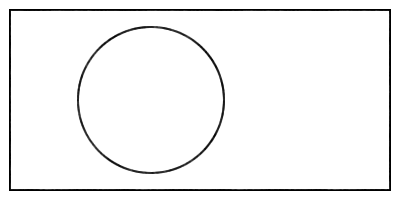
#> input picture circleRectangle.jpg, 400 x 200 px
$ python detect.py
#> lines starting #> are read from the running program, lines starting #| are printed output that depends on the picture; after the words box and inside, x2 and y2 are one past the last pixel; in counts of white or black regions, pixels touching at a corner belong together; long printed decimals are rounded
from cv2 import cv2
import numpy as np
import matplotlib.pyplot as plt

# Finds height and width of rectangle given set of four lines
# Params: Set of Lines (List of 2 endpoints)
# Return Width, Height of Rectangle
def find_pixel_dimensions(lines):
    width_lines = []
    height_lines = []

    # if no lines were found just return 0 for both width and height
    if lines is None:
        return 0, 0

    #iterate through all the found lines (should be set of 4)
    for line in lines:
        # check if vertical line (x coordinate is the same)
        if line[0][0] == line[0][2]:
            width_lines.append(line)
        #check if horizontal line (y coordinate is the same)
        elif line[0][1] == line[0][3]:
            height_lines.append(line)

    # calculate width by finding pixel difference between x coordinates on vertical lines
    width = abs(width_lines[0][0][0] - width_lines[1][0][0])

    # calculate height by finding pixel difference between y coordinates on horizontal lines
    height = abs(height_lines[0][0][1] - height_lines[1][0][1])

    return width, height

# Samples the Boundary of the rectangle based on the reference object and forms a set of points outlining the rectangle
# Params:
def outline_shape():
    return

# Translates Pixel Distances to Real Distance Measurements given reference object dimensions
# Uses Simple Ratio Technique to extrapolate dimensions
# Note: Reference object constant as Circle (Diameter needs to be given); Give real measurement in millimeters
# Params: reference object diameter, reference object diameter in pixels, Rectangle width in pixels, Rectangle height in pixels
def find_real_dimensions(reference_real_diameter, reference_pixel_diameter, pixel_width, pixel_height):
    mm_per_pixel = reference_real_diameter / reference_pixel_diameter
    real_width = pixel_width * mm_per_pixel
    real_height = pixel_height * mm_per_pixel
    return real_width, real_height

# -----------------------------------------------------
# MAIN RUNNING CODE HERE
# -----------------------------------------------------

REFERENCE_DIAMETER = float(input("What is the diameter of the reference object? Please enter value in millimeters (mm): "))
#> the answer given: 3


# load in image and convert it to grayscale
img = cv2.imread('circleRectangle.jpg', cv2.IMREAD_COLOR)
#> img is the input picture: shape (200, 400, 3); min 0, max 255, mean 245.5
"""
cv2.imshow("image", img)
cv2.waitKey(0)
cv2.destroyAllWindows()
"""
gray_img = cv2.cvtColor(img, cv2.COLOR_BGR2GRAY)

# perform canny edge detection on image
# Note: 2nd argument - minVal; 3rd argument - maxVal for thresholding edges
edge_img = cv2.Canny(gray_img, 50, 200)
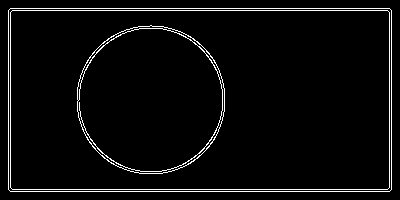
#> edge_img: shape (200, 400); 4% white in thin lines or dots, all inside (x1, y1, x2, y2) = (8, 8, 392, 192)

# ------- Detecting Rectangle Shape -------

# finds straight lines in image using Probablistic Hough Line Transform
# Note: 5th argument - minLineLength; 6th argument - maxLineGap
lines = cv2.HoughLinesP(edge_img, 1, np.pi/180, 50, minLineLength=50, maxLineGap=10)
#> lines = [[10, 8, 389, 8], [8, 189, 391, 189], [8, 10, 391, 10], [10, 191, 389, 191], [391, 188, 391, 11], [10, 187, 10, 12], [8, 188, 8, 11], [389, 187, 389, 12]]
#print(lines)

#makes copy of original image to project lines
lines_img = img.copy()

# highlights the straight lines on the new version of the image
if lines is not None:
    for line in lines:
        print(line)
        # extracts both (x,y) coordinates of each endpoint and calls cv2.line() method
        cv2.line(lines_img, (line[0][0], line[0][1]), (line[0][2], line[0][3]), (120, 130, 60), thickness=10)
#> this loop made 8 passes
#| [[ 10   8 389   8]]
#| [[  8 189 391 189]]
#| [[  8  10 391  10]]
#| [[ 10 191 389 191]]
#| [[391 188 391  11]]
#| [[ 10 187  10  12]]
#| [[  8 188   8  11]]
#| [[389 187 389  12]]
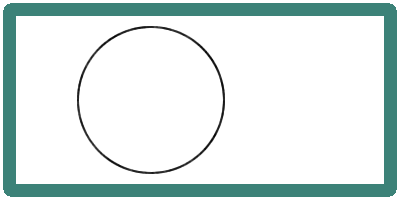
#> lines_img: shape (200, 400, 3); 18.17% of pixels changed, all inside (x1, y1, x2, y2) = (3, 3, 397, 197)

rect_width, rect_height = find_pixel_dimensions(lines)
#> the loop in find_pixel_dimensions, `for line in lines:` made 8 passes
#> after the loop in find_pixel_dimensions, `for line in lines:`: height_lines = [[[10, 8, 389, 8]], [[8, 189, 391, 189]], [[8, 10, 391, 10]], [[10, 191, 389, 191]]]; width_lines = [[[391, 188, 391, 11]], [[10, 187, 10, 12]], [[8, 188, 8, 11]], [[389, 187, 389, 12]]]
#> in find_pixel_dimensions, `width = abs(width_lines[0][0][0] - width_lines[1][0][0])`: width = 381
#> in find_pixel_dimensions, `height = abs(height_lines[0][0][1] - height_lines[1][0][1])`: height = 181
#> rect_width = 381; rect_height = 181


# ------ Detecting Reference Circle ------
rect_actual_width = 0
rect_actual_height = 0

# copying gray image to use for circle detection
circle_gray_img = gray_img.copy()

# Finds circles in image using HOUGH GRADIENT METHOD
# Internally passing in image through canny edge detector so passing in gray image as image parameter
circles = cv2.HoughCircles(circle_gray_img, cv2.HOUGH_GRADIENT, 1.2, 100, param1=200, param2=100, minRadius=0, maxRadius=0)
#> circles = [[150.6, 97.8, 73.08]]

# check if any circles are actually found
if circles is not None:
    #round to integers for pixel calculation and drawing
    circles_rounded = np.uint8(np.around(circles))
#> circles_rounded = [[151, 98, 73]]

    # if more than one circle found, calibration did not work as intended
    if len(circles_rounded[0,:]) > 1:
        print("More than one reference object found! Please try detecting image again.")

    else:
        # extract x,y coordinates and radius to draw circle and center of circle
        for i in circles_rounded[0,:]:
            #print(f"x: {i[0]}, y: {i[1]}, radius: {i[2]}")
            # draw actual circle
            cv2.circle(circle_gray_img, (i[0], i[1]), i[2], (0, 255, 0), 2)
            # draw center of circle
            cv2.circle(circle_gray_img, (i[0], i[1]), 2, (0, 160, 0), 2)
            # calculate real dimensions of rectangle given coordinates of reference object
            rect_actual_width, rect_actual_height = find_real_dimensions(REFERENCE_DIAMETER, 2 * i[2], rect_width, rect_height)
#> this loop made 1 pass
#> (i, mm_per_pixel in find_real_dimensions, real_width in find_real_dimensions, real_height in find_real_dimensions, rect_actual_width, rect_actual_height) on pass 1: ([151, 98, 73], 0.0205, 7.83, 3.72, 7.83, 3.72)
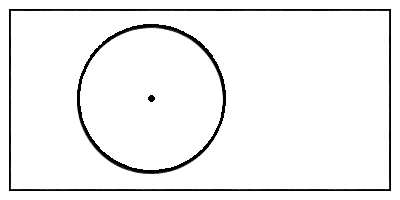
#> circle_gray_img: shape (200, 400); min 0, max 255, mean 242.9

else:
    print("Reference object cannot be found! Please try again.")


print(f"Rectangle Width: {rect_actual_width} mm Rectangle Height: {rect_actual_height} mm")
#| Rectangle Width: 7.829 mm Rectangle Height: 3.719 mm

# show rectangle line image on screen
cv2.imshow('line image', lines_img)
cv2.waitKey(0)
cv2.destroyAllWindows()

# show reference circle on screen
cv2.imshow("reference circle", circle_gray_img)
cv2.waitKey(0)
cv2.destroyAllWindows()
